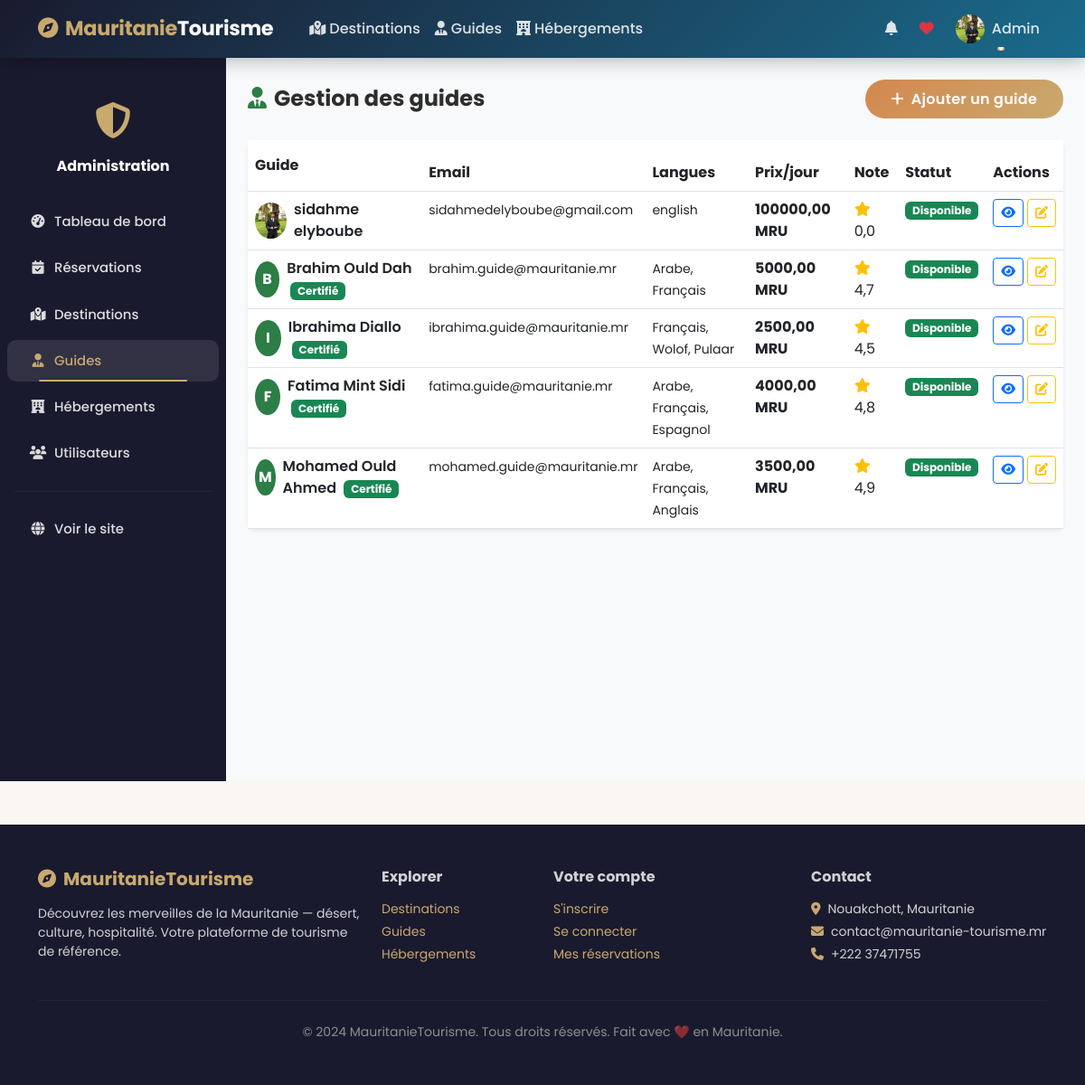
Screenshot of /administration/guides/ (signed in) with the database file from the repository.
### main/models.py (models this page shows, shortened)
class Utilisateur(AbstractUser):
    ROLES = [
        ('visiteur', 'Visiteur'),
        ('utilisateur', 'Utilisateur'),
        ('admin', 'Administrateur'),
    ]
    role = models.CharField(max_length=20, choices=ROLES, default='visiteur')
    telephone = models.CharField(max_length=20, blank=True, null=True)
    adresse = models.CharField(max_length=255, blank=True, null=True)
    pays = models.CharField(max_length=100, blank=True, null=True)
    photo_profil = models.ImageField(upload_to='profils/', blank=True, null=True)
    date_inscription = models.DateTimeField(auto_now_add=True)
    est_actif = models.BooleanField(default=True)
    class Meta:
        db_table = 'UTILISATEUR'
        verbose_name = 'Utilisateur'
        verbose_name_plural = 'Utilisateurs'

class Guide(models.Model):
    LANGUES = [
        ('ar', 'Arabe'),
        ('fr', 'Français'),
        ('en', 'Anglais'),
        ('es', 'Espagnol'),
        ('wolof', 'Wolof'),
    ]
    nom = models.CharField(max_length=200)
    prenom = models.CharField(max_length=200)
    email = models.EmailField(unique=True)
    telephone = models.CharField(max_length=20)
    photo = models.ImageField(upload_to='guides/', blank=True, null=True)
    biographie = models.TextField()
    langues = models.CharField(max_length=200, help_text="Langues séparées par virgule")
    specialites = models.TextField(blank=True, help_text="Zones / thèmes maîtrisés")
    prix_journee = models.DecimalField(max_digits=10, decimal_places=2)
    destinations = models.ManyToManyField(Destination, related_name='guides', blank=True)
    est_disponible = models.BooleanField(default=True)
    est_verifie = models.BooleanField(default=False)
    date_creation = models.DateTimeField(auto_now_add=True)
    note_moyenne = models.DecimalField(max_digits=3, decimal_places=2, default=0)
    class Meta:
        db_table = 'GUIDE'
        verbose_name = 'Guide'
        verbose_name_plural = 'Guides'
    def nom_complet(self):
        return f"{self.prenom} {self.nom}"

### main/views.py (the view)
    def wrapper(request, *args, **kwargs):
        if not request.user.is_authenticated or request.user.role != 'admin':
            messages.error(request, 'Accès réservé aux administrateurs.')
            return redirect('connexion')
        return view_func(request, *args, **kwargs)

### main/views.py (called while the page is built)
def admin_required(view_func):
    def wrapper(request, *args, **kwargs):
        if not request.user.is_authenticated or request.user.role != 'admin':
            messages.error(request, 'Accès réservé aux administrateurs.')
            return redirect('connexion')
        return view_func(request, *args, **kwargs)
    return wrapper

@admin_required
def admin_guides(request):
    guides = Guide.objects.order_by('-date_creation')
    return render(request, 'admin_panel/guides.html', {'guides': guides})

### templates/admin_panel/guides.html (shortened to what this page needs)
{% extends 'base.html' %}
{% block content %}
<div class="d-flex" style="min-height:calc(100vh - 56px)">
    <div class="admin-sidebar" style="width:250px;flex-shrink:0">
        <div class="text-center py-4">
            <div style="font-size:2.5rem;color:var(--sable)"><i class="fas fa-shield-alt"></i></div>
            <div class="text-white fw-bold mt-2">Administration</div>
        </div>
        <nav class="nav flex-column">
            <a class="nav-link" href="{% url 'admin_dashboard' %}"><i class="fas fa-tachometer-alt me-2"></i>Tableau de bord</a>
            <a class="nav-link" href="{% url 'admin_reservations' %}"><i class="fas fa-calendar-check me-2"></i>Réservations</a>
            <a class="nav-link" href="{% url 'admin_destinations' %}"><i class="fas fa-map-marked-alt me-2"></i>Destinations</a>
            <a class="nav-link active" href="{% url 'admin_guides' %}"><i class="fas fa-user-tie me-2"></i>Guides</a>
            <a class="nav-link" href="{% url 'admin_hebergements' %}"><i class="fas fa-hotel me-2"></i>Hébergements</a>
            <a class="nav-link" href="{% url 'admin_utilisateurs' %}"><i class="fas fa-users me-2"></i>Utilisateurs</a>
            <hr style="border-color:rgba(255,255,255,.2)" class="mx-3">
            <a class="nav-link" href="{% url 'accueil' %}"><i class="fas fa-globe me-2"></i>Voir le site</a>
        </nav>
    </div>
    <div class="flex-fill p-4" style="background:#f8f9fa">
        <div class="d-flex justify-content-between align-items-center mb-4">
            <h4 class="fw-bold mb-0"><i class="fas fa-user-tie me-2" style="color:var(--vert)"></i>Gestion des guides</h4>
            <a href="{% url 'admin_guide_ajouter' %}" class="btn btn-mauritanie"><i class="fas fa-plus me-2"></i>Ajouter un guide</a>
        </div>
        <div class="card border-0 rounded-3 shadow-sm">
            <div class="table-responsive">
                <table class="table mb-0 table-hover">
                    <thead style="background:var(--nuit);color:#fff">
                        <tr>
                            <th class="py-3">Guide</th><th>Email</th><th>Langues</th><th>Prix/jour</th><th>Note</th><th>Statut</th><th>Actions</th>
                        </tr>
                    </thead>
                    <tbody>
                        {% for g in guides %}
                        <tr>
                            <td>
                                <div class="d-flex align-items-center gap-2">
                                    {% if g.photo %}
                                        <img src="{{ g.photo.url }}" width="40" height="40" class="rounded-circle" style="object-fit:cover">
                                    {% else %}
                                        <div class="rounded-circle d-flex align-items-center justify-content-center fw-bold text-white" style="width:40px;height:40px;background:var(--vert)">{{ g.prenom|first|upper }}</div>
                                    {% endif %}
                                    <div>
                                        <span class="fw-semibold">{{ g.nom_complet }}</span>
                                        {% if g.est_verifie %}<span class="badge bg-success ms-1 small">Certifié</span>{% endif %}
                                    </div>
                                </div>
                            </td>
                            <td><small>{{ g.email }}</small></td>
                            <td><small>{{ g.langues }}</small></td>
                            <td><strong>{{ g.prix_journee }} MRU</strong></td>
                            <td><span class="stars"><i class="fas fa-star"></i></span> {{ g.note_moyenne|floatformat:1 }}</td>
                            <td>{% if g.est_disponible %}<span class="badge bg-success">Disponible</span>{% else %}<span class="badge bg-secondary">Indisponible</span>{% endif %}</td>
                            <td>
                                <div class="d-flex gap-1">
                                    <a href="{% url 'guide_detail' g.pk %}" class="btn btn-sm btn-outline-primary"><i class="fas fa-eye"></i></a>
                                    <a href="#" class="btn btn-sm btn-outline-warning"><i class="fas fa-edit"></i></a>
                                </div>
                            </td>
                        </tr>
                        {% empty %}
                        <tr><td colspan="7" class="text-center py-4 text-muted">Aucun guide</td></tr>
                        {% endfor %}
                    </tbody>
                </table>
            </div>
        </div>
    </div>
</div>
{% endblock %}

### templates/base.html (shortened to what this page needs)
<!DOCTYPE html>
<html lang="fr">
<head>
    <link href="https://cdn.jsdelivr.net/npm/bootstrap@5.3.0/dist/css/bootstrap.min.css" rel="stylesheet">
    <link href="https://cdnjs.cloudflare.com/ajax/libs/font-awesome/6.4.0/css/all.min.css" rel="stylesheet">
    {% load static %}
    <link rel="stylesheet" href="{% static 'css/style.css' %}">
</head>
<body>
<nav class="navbar navbar-expand-lg sticky-top">
    <div class="container">
        <a class="navbar-brand" href="{% url 'accueil' %}">
            <i class="fas fa-compass me-2"></i>Mauritanie<span>Tourisme</span>
        </a>
        <div class="collapse navbar-collapse" id="navMenu">
            <ul class="navbar-nav me-auto mb-2 mb-lg-0 ms-3">
                <li class="nav-item"><a class="nav-link" href="{% url 'destinations' %}"><i class="fas fa-map-marked-alt me-1"></i>Destinations</a></li>
                <li class="nav-item"><a class="nav-link" href="{% url 'guides' %}"><i class="fas fa-user-tie me-1"></i>Guides</a></li>
                <li class="nav-item"><a class="nav-link" href="{% url 'hebergements' %}"><i class="fas fa-hotel me-1"></i>Hébergements</a></li>
            </ul>
            <ul class="navbar-nav ms-auto align-items-center">
                {% if user.is_authenticated %}
                    <li class="nav-item me-2 position-relative">
                        <a class="nav-link" href="#" onclick="marquerLu()">
                            <i class="fas fa-bell"></i>
                        </a>
                    </li>
                    <li class="nav-item me-2">
                        <a class="nav-link" href="{% url 'mes_favoris' %}"><i class="fas fa-heart text-danger"></i></a>
                    </li>
                    <li class="nav-item dropdown">
                        <a class="nav-link dropdown-toggle d-flex align-items-center" href="#" data-bs-toggle="dropdown">
                            {% if user.photo_profil %}
                                <img src="{{ user.photo_profil.url }}" width="32" height="32" class="rounded-circle me-2" style="object-fit:cover">
                            {% else %}
                                <div class="bg-warning rounded-circle me-2 d-flex align-items-center justify-content-center" style="width:32px;height:32px;font-size:.8rem;font-weight:700">{{ user.username|first|upper }}</div>
                            {% endif %}
                            {{ user.first_name|default:user.username }}
                        </a>
                    </li>
                {% endif %}
            </ul>
        </div>
    </div>
</nav>
{% block content %}{% endblock %}
<footer class="py-5 mt-5">
    <div class="container">
        <div class="row g-4">
            <div class="col-md-4">
                <h5 class="fw-bold mb-3" style="color:var(--sable)"><i class="fas fa-compass me-2"></i>MauritanieTourisme</h5>
                <p class="small">Découvrez les merveilles de la Mauritanie — désert, culture, hospitalité. Votre plateforme de tourisme de référence.</p>
            </div>
            <div class="col-md-2">
                <h6 class="fw-bold mb-3">Explorer</h6>
                <ul class="list-unstyled small">
                    <li class="mb-1"><a href="{% url 'destinations' %}">Destinations</a></li>
                    <li class="mb-1"><a href="{% url 'guides' %}">Guides</a></li>
                    <li class="mb-1"><a href="{% url 'hebergements' %}">Hébergements</a></li>
                </ul>
            </div>
            <div class="col-md-3">
                <h6 class="fw-bold mb-3">Votre compte</h6>
                <ul class="list-unstyled small">
                    <li class="mb-1"><a href="{% url 'inscription' %}">S'inscrire</a></li>
                    <li class="mb-1"><a href="{% url 'connexion' %}">Se connecter</a></li>
                    {% if user.is_authenticated %}
                    <li class="mb-1"><a href="{% url 'mes_reservations' %}">Mes réservations</a></li>
                    {% endif %}
                </ul>
            </div>
            <div class="col-md-3">
                <h6 class="fw-bold mb-3">Contact</h6>
                <ul class="list-unstyled small">
                    <li class="mb-1"><i class="fas fa-map-marker-alt me-2" style="color:var(--sable)"></i>Nouakchott, Mauritanie</li>
                    <li class="mb-1"><i class="fas fa-envelope me-2" style="color:var(--sable)"></i>contact@mauritanie-tourisme.mr</li>
                    <li class="mb-1"><i class="fas fa-phone me-2" style="color:var(--sable)"></i>+222 37471755</li>
                </ul>
            </div>
        </div>
        <hr style="border-color:rgba(255,255,255,.15)" class="my-4">
        <div class="text-center small" style="color:rgba(255,255,255,.5)">
            © 2024 MauritanieTourisme. Tous droits réservés. Fait avec ❤️ en Mauritanie.
        </div>
    </div>
</footer>
</body>
</html>

### static/css/style.css (style rules this page uses)
:root { --sable: #C8A96E; --desert: #D4874E; --ocean: #1A6B8C; --vert: #2D7D46; --nuit: #1A1A2E; --creme: #FAF7F2; }
body { font-family: 'Poppins', sans-serif; background-color: var(--creme); color: #2d2d2d; }
h1, h2, h3, h4, h5, h6 { font-weight: 700; }
.stars { color: #ffc107; }
.btn-mauritanie { background: linear-gradient(135deg, var(--desert), var(--sable)); color: #fff !important; border: none; font-weight: 600; border-radius: 50px; padding: .55rem 1.8rem; transition: transform .2s, box-shadow .2s, filter .2s; letter-spacing: .3px; }
.navbar { background: linear-gradient(135deg, var(--nuit) 0%, #16213e 100%); box-shadow: 0 2px 20px rgba(0,0,0,.3); transition: padding .3s; }
.navbar-brand { font-weight: 800; font-size: 1.4rem; color: var(--sable) !important; letter-spacing: -.3px; }
.navbar-brand span { color: #fff; }
.nav-link { color: rgba(255,255,255,.82) !important; font-weight: 500; transition: color .25s; position: relative; }
.nav-link::after { content: ''; position: absolute; bottom: 0; left: 50%; transform: translateX(-50%); width: 0; height: 2px; background: var(--sable); transition: width .3s; border-radius: 2px; }
.nav-link:hover::after, .nav-link.active::after { width: 70%; }
.nav-link:hover, .nav-link.active { color: var(--sable) !important; }
.admin-sidebar { background: linear-gradient(180deg, var(--nuit) 0%, #16213e 100%); min-height: 100vh; }
.admin-sidebar .nav-link { color: rgba(255,255,255,.72); padding: .75rem 1.5rem; border-radius: 10px; margin: .15rem .5rem; transition: background .2s, color .2s; font-size: .93rem; }
.admin-sidebar .nav-link:hover, .admin-sidebar .nav-link.active { background: rgba(200,169,110,.18); color: var(--sable) !important; }
.admin-sidebar .nav-link i { width: 20px; text-align: center; }
footer { background: linear-gradient(180deg, var(--nuit) 0%, #0d0d1a 100%); color: rgba(255,255,255,.75); }
footer a { color: var(--sable); text-decoration: none; transition: color .2s; }

### templates/base.html (style rules this page uses)
:root { --sable: #C8A96E; --desert: #D4874E; --ocean: #1A6B8C; --vert: #2D7D46; --nuit: #1A1A2E; --creme: #FAF7F2; }
* { font-family: 'Poppins', sans-serif; }
body { background: var(--creme); color: #2d2d2d; }
.navbar { background: linear-gradient(135deg, var(--nuit) 0%, var(--ocean) 100%); box-shadow: 0 2px 20px rgba(0,0,0,.3); }
.navbar-brand { font-weight: 700; font-size: 1.4rem; color: var(--sable) !important; }
.navbar-brand span { color: #fff; }
.nav-link { color: rgba(255,255,255,.85) !important; font-weight: 500; transition: .3s; }
.nav-link.active { color: var(--sable) !important; }
.btn-mauritanie { background: linear-gradient(135deg, var(--desert), var(--sable)); color: #fff; border: none; font-weight: 600; border-radius: 50px; padding: .6rem 1.8rem; transition: transform .2s, box-shadow .2s; }
.stars { color: #ffc107; }
footer { background: var(--nuit); color:rgba(255,255,255,.8); }
footer a { color: var(--sable); text-decoration:none; }
.admin-sidebar { background:var(--nuit); min-height:100vh; padding-top:1rem; }
.admin-sidebar .nav-link { color:rgba(255,255,255,.75); padding:.75rem 1.5rem; border-radius:10px; margin:.15rem .5rem; }
.admin-sidebar .nav-link:hover, .admin-sidebar .nav-link.active { background:rgba(255,255,255,.1); color:#fff; }
.admin-sidebar .nav-link i { width:20px; }

### rows the page displays
Utilisateur: photo_profil (picture), first_name "Admin"
Guide: photo (picture), nom_complet "sidahme elyboube", email "sidahmedelyboube@gmail.com", langues "english", prix_journee "100000,00", note_moyenne "0,0", est_disponible "Disponible"
Guide: prenom|first "B", nom_complet "Brahim Ould Dah", est_verifie "Certifié", email "brahim.guide@mauritanie.mr", langues "Arabe, Français", prix_journee "5000,00", note_moyenne "4,7", est_disponible "Disponible"
Guide: prenom|first "I", nom_complet "Ibrahima Diallo", est_verifie "Certifié", email "ibrahima.guide@mauritanie.mr", langues "Français, Wolof, Pulaar", prix_journee "2500,00", note_moyenne "4,5", est_disponible "Disponible"
Guide: prenom|first "F", nom_complet "Fatima Mint Sidi", est_verifie "Certifié", email "fatima.guide@mauritanie.mr", langues "Arabe, Français, Espagnol", prix_journee "4000,00", note_moyenne "4,8", est_disponible "Disponible"
Guide: prenom|first "M", nom_complet "Mohamed Ould Ahmed", est_verifie "Certifié", email "mohamed.guide@mauritanie.mr", langues "Arabe, Français, Anglais", prix_journee "3500,00", note_moyenne "4,9", est_disponible "Disponible"
